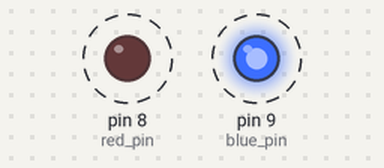
Simulated run of this sketch. Board: Arduino Uno, built with avr-gcc and run on an emulated ATmega328P. Parts: output pins drawn as LEDs (lit = HIGH). Dashed ring = blinking.

Above: at 0.15 s.
Timing chart, 0 to 3.0 s (numbered marks = the images above):
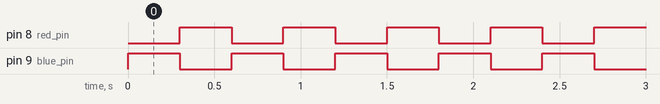

Measured:
- by itself, pin 8 (red_pin), pin 9 (blue_pin): alternates HIGH for 0.30 s and LOW for 0.30 s
- by itself, everything shown: repeats every 0.60 s, in 3 steps

The sketch:

15-03-2019.ino
```cpp
int waitTimeOn=50;
int waitTimeOff=100;
int blue_pin=9;
int red_pin=8;

void setup() {
  pinMode(blue_pin,OUTPUT);
  pinMode(red_pin,OUTPUT);

}

void loop() {

  digitalWrite(blue_pin,HIGH);
  delay(300);
  digitalWrite(red_pin,HIGH);

  digitalWrite(blue_pin,LOW);
  delay(300);
  digitalWrite(red_pin,LOW);

}
```
